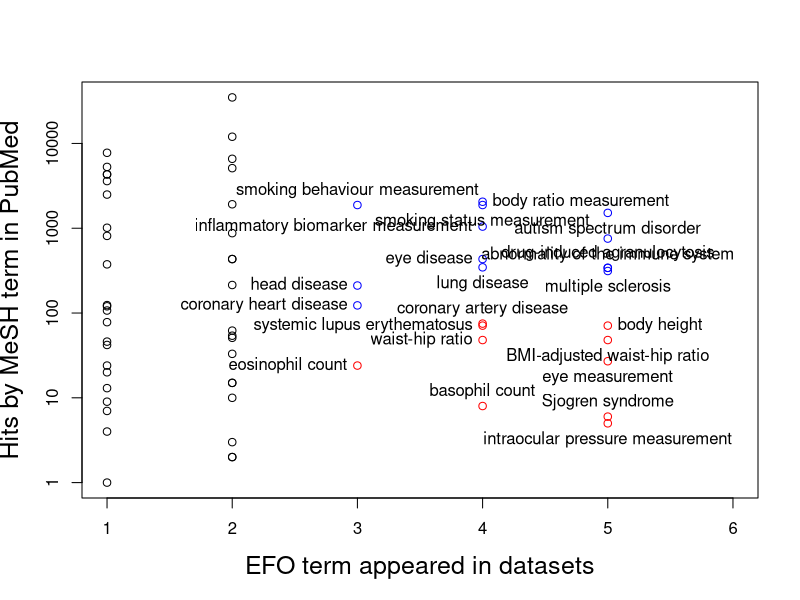

Generate this figure with R:
#read data
data<- read.csv("graph.csv", header = T)

#define x and y
x <- data$X.Term.appeared.in.datasets.
y <- data$X.Hits.by.MeSH.term.

#main function to plot
png(
  "Fig4c_EFO_MeSH.png", 
  height = 8.5, 
  width  = 8.5, 
  units  = "in",
  res    = 300)

plot(x,y, log = "y",
     xlab    = "EFO term appeared in datasets", 
     ylab    = "Hits by MeSH term in PubMed",
     col     = ifelse(x<3, "black", ifelse(y<100, "red", "blue")),
     cex.lab = 1.5,
     xlim    = c(1, 6)
     )

#label each dot
  text(data[1,2],     data[1,3],     labels=data[1,1],     cex= 1, pos=1)
  text(data[3:4,2],   data[3:4,3],   labels=data[3:4,1],   cex= 1, pos=1)
  text(data[5,2],     data[5,3],     labels=data[5,1],     cex= 1, pos=4)
  text(data[6,2],     data[6,3],     labels=data[6,1],     cex= 1, pos=3)
  text(data[7:8,2],   data[7:8,3],   labels=data[7:8,1],   cex= 1, pos=1)
  text(data[10,2],    data[10,3],    labels=data[10,1],    cex= 1, pos=1)
  text(data[11:12,2], data[11:12,3], labels=data[11:12,1], cex= 1, pos=3)
  text(data[13,2],    data[13,3],    labels=data[13,1],    cex= 1, pos=4)
  text(data[14,2],    data[14,3],    labels=data[14,1],    cex= 1, pos=3)
  text(data[15:16,2], data[15:16,3], labels=data[15:16,1], cex= 1, pos=2)
  text(data[17:18,2], data[17:18,3], labels=data[17:18,1], cex= 1, pos=1)
  text(data[19:23,2], data[19:23,3], labels=data[19:23,1], cex= 1, pos=2)
  text(data[24,2],    data[24,3],    labels=data[24,1],    cex= 1, pos=3)

dev.off()
